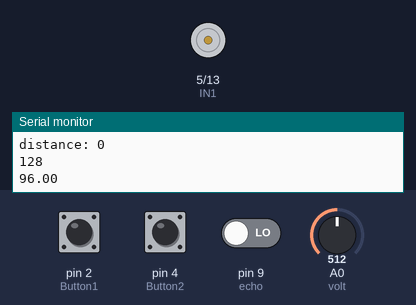
Simulated run of this sketch. Board: Arduino Uno, built with avr-gcc and run on an emulated ATmega328P. Parts: motor-driver pin pairs drawn as motors (green arrow = first pin HIGH = forward, orange = second pin HIGH = backward, longer = more drive, scaled by the enable pin), the last lines printed to the serial monitor. The test bench sets the inputs (shaded band); at power-on: A0 (volt) = 512, pin 2 (Button1) LOW, pin 4 (Button2) LOW, pin 9 (echo) LOW.

Above: at 1.2 s.
1.3 s: A0 (volt) set to 716
5.4 s: pin 2 (Button1) pulled HIGH for 1 s
At 8.8 s:
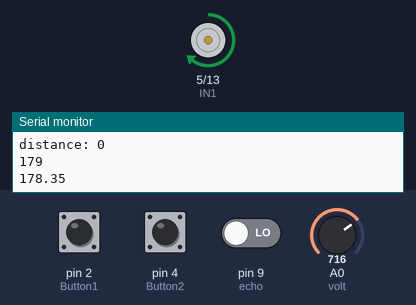
9.5 s: pin 4 (Button2) pulled HIGH for 1 s
At 10.4 s:
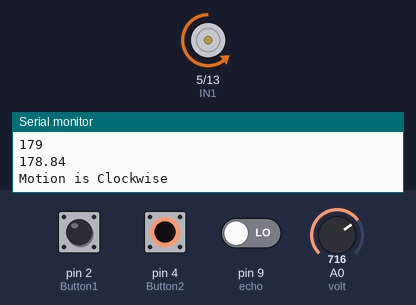
12.0 s: A0 (volt) set to 900
At 14.8 s:
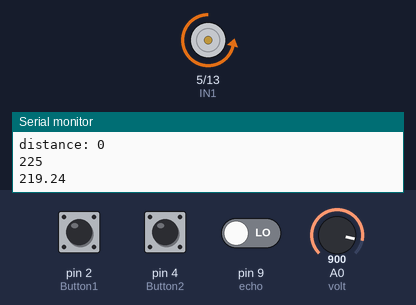
16.1 s: pin 2 (Button1) pulled HIGH for 3.2 s
At 18.4 s:
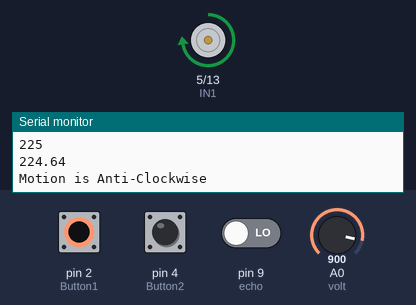
20.8 s: A0 (volt) set to 511
At 27.6 s:
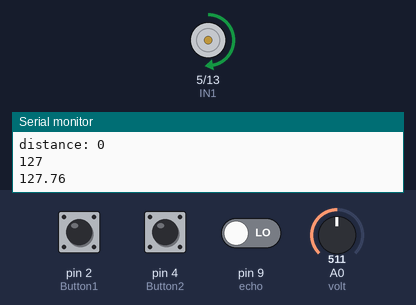
Timing chart, 0 to 28.5 s (numbered marks = the images above; inputs shaded):
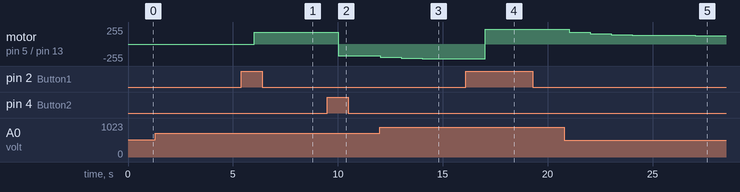

Measured:
- after the input at 5.4 s, motor on pin 5 (IN1) / pin 13 (IN2): stopped → forward 176/255 after 0.61 s, → forward 177/255 1.0 s later, → forward 178/255 1.0 s later
- after the input at 9.5 s, motor on pin 5 (IN1) / pin 13 (IN2): forward 178/255 → backward 178/255 after 0.51 s
- after the input at 12.0 s, motor on pin 5 (IN1) / pin 13 (IN2): moves from backward 178/255 to backward 223/255 over 4.0 s, starting at once
- after the input at 16.1 s, motor on pin 5 (IN1) / pin 13 (IN2): backward 223/255 → forward 224/255 after 0.92 s
- after the input at 20.8 s, motor on pin 5 (IN1) / pin 13 (IN2): moves from forward 224/255 to forward 127/255 over 6.0 s, starting after 0.22 s

The sketch:

sketch_sep11c.ino
```cpp
#define EN1  3
#define IN1  5
#define EN2  11
#define IN2  13
#define IN3  8
#define IN4  7
#define Button1  2
#define Button2  4
#define volt A0
#define trig 10
#define echo 9
const float alpha =0.5;
unsigned long distance = 0;
int speed = 0;
void setup() {
  // put your setup code here, to run once:
  Serial.begin(9600);
  pinMode(EN1,OUTPUT);
  pinMode(IN1,OUTPUT);
  //pinMode(EN2,OUTPUT);
  pinMode(IN2,OUTPUT);
 // pinMode(IN3,OUTPUT);
  //pinMode(IN4,OUTPUT);
  pinMode(trig,OUTPUT);
  pinMode(echo,INPUT);
  pinMode(Button1,INPUT);
  pinMode(Button2,INPUT);
  pinMode(volt,INPUT);

}
double cur_avg= 0.0;
double last_avg= 0.0;
void loop() {
  // put your main code here, to run repeatedly:
 int volts = analogRead(volt);
 speed = volts/4;
 Serial.println(speed);
cur_avg=(speed*alpha) + ((last_avg)*(1-alpha));
last_avg =cur_avg ;
//Serial.print("volt before: ");
//Serial.println(volts);

Serial.println(cur_avg);
analogWrite(EN1,cur_avg);
int Reading1 = digitalRead(Button1);
if(Reading1 == HIGH)
{
digitalWrite(IN1,HIGH);
digitalWrite(IN2,LOW);
Serial.println("Motion is Anti-Clockwise");
}
int Reading2 = digitalRead(Button2);
if (Reading2 == HIGH)
{
digitalWrite(IN1,LOW);
digitalWrite(IN2,HIGH);
Serial.println("Motion is Clockwise");
}
//digitalWrite(EN2,HIGH);
//digitalWrite(IN3,HIGH);
//digitalWrite(IN4,HIGH);
unsigned long distance2 = Measure();
Serial.print("distance: ");
Serial.println(distance2);
}
unsigned long Measure(){
digitalWrite(trig,LOW);
delayMicroseconds(2);
digitalWrite(trig,HIGH);
delayMicroseconds(10);
distance = pulseIn(echo,HIGH);
//digitalWrite(trig,HIGH);
distance = distance/29/2;
return distance;
}
```
